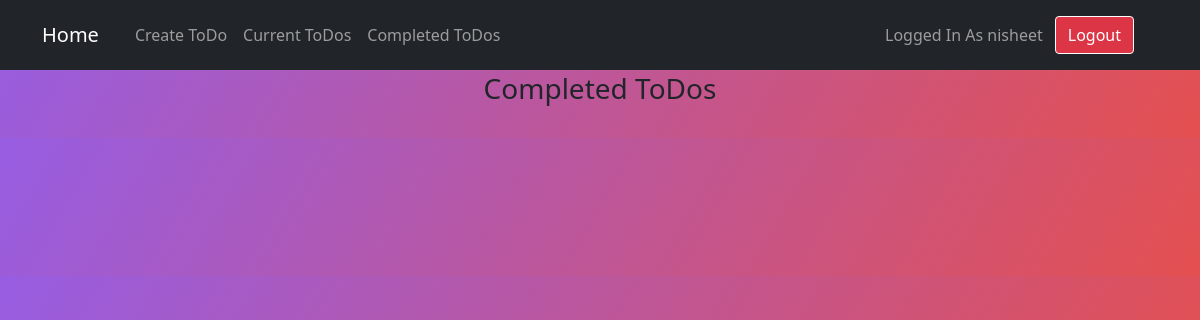
The page /completed/ (signed in) on the database as committed earlier.
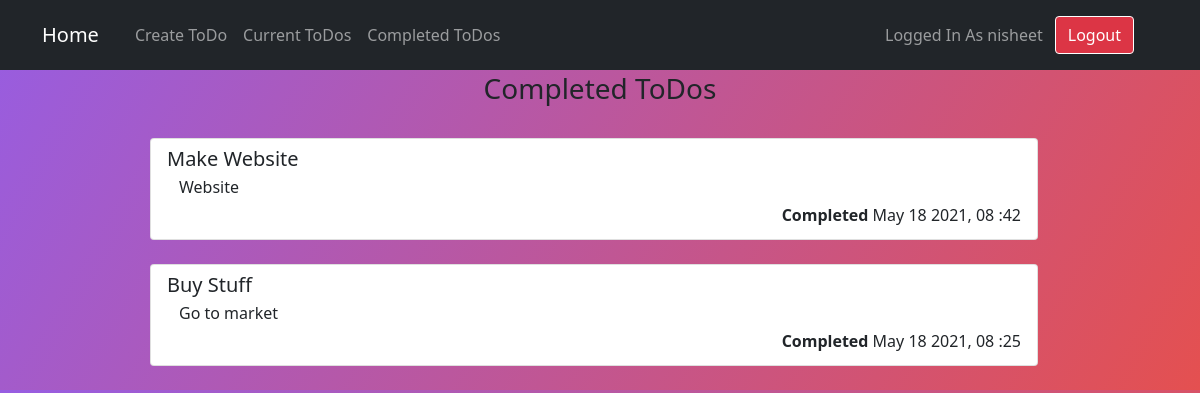
The same page on the database as committed later.
### todo/models.py (models this page shows, shortened)
class Todo(models.Model):
	title = models.CharField(max_length=100)
	memo = models.TextField(blank=True)
	created = models.DateTimeField(auto_now_add=True)
	datecompleted = models.DateTimeField(null=True, blank=True)
	important = models.BooleanField(default=False)
	user = models.ForeignKey(User, on_delete=models.CASCADE)

### todo/views.py (the view)
# urls.py: path('completed/', views.completedtodo, name='completedtodo'),
@login_required
def completedtodo(request):
     todos = Todo.objects.filter(user=request.user, datecompleted__isnull=False).order_by('-datecompleted')
     return render(request, 'todo/completedtodo.html', {'todos': todos})

### todo/templates/todo/completedtodo.html (shortened to what this page needs)
{% extends 'todo/base.html' %}
{% block content %}
<h3 class="container text-center">Completed ToDos</h3>
<br>
{% for todo in todos %}
<div class="list-group container w-75">
	<a href="{% url 'viewtodo' todo.id %}" class="list-group-item list-group-item-action">
		<div class="d-flex w-100 justify-content-between">
			<h5 class="mb-1">
				{% if todo.important %}<b>{% endif %} {{ todo.title }} {% if todo.important %}</b>{% endif %}
			</h5>
		</div>
		{% if todo.memo %}
		<p class="mb-1 container">{{todo.memo}}</p>
		<p class="mb-1" style="text-align: right;">
			<strong>Completed</strong> {{ todo.datecompleted|date:'M j Y, H :i' }}
		</p>
		{% endif %}
	</a>
</div>
<br>
{% endfor %}
{% endblock %}

Rows that differ between the two databases and show on the page:
now on this page (row edited): Todo: title "Make Website", memo "Website", datecompleted "May 18 2021, 08 :42"
now on this page (row edited): Todo: title "Buy Stuff", memo "Go to market", datecompleted "May 18 2021, 08 :25"
